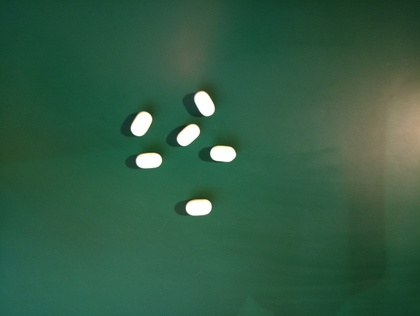
%> input picture Ex5/RV_Ex5_Task3/img_1.jpg, 420 x 316 px, shrunk from 2000 x 1504 before the run
$ octave RV_Ex5_Task3.m   (GNU Octave 9; MATLAB toolbox functions it lacks are replaced by stand-ins)
%> lines starting %> are read from the running program, lines starting %| are printed output that depends on the picture; in (x1, y1, x2, y2) boxes, pixels count from 0 and x2, y2 are one past the last pixel; in counts of white or black regions, pixels touching at a corner belong together; the program's own positions count from 1
% Clear Workspace
clc;
clear;
close all;

% Load Image
img_1 = rgb2gray(imread('img_1.jpg'));
%> img_1: size 316x420 uint8; min 32, max 255, mean 77.1
img_2 = rgb2gray(imread('img_2.jpg'));
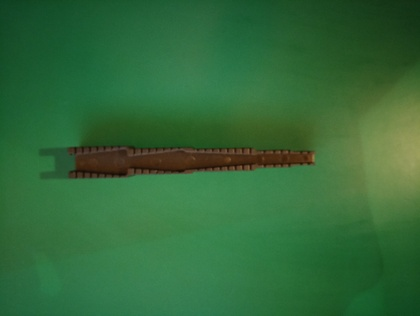
%> input picture Ex5/RV_Ex5_Task3/img_2.jpg, 420 x 316 px, shrunk from 2000 x 1504 before the run
%> img_2: size 316x420 uint8; min 13, max 151, mean 83.2
img_3 = rgb2gray(imread('img_3.jpg'));
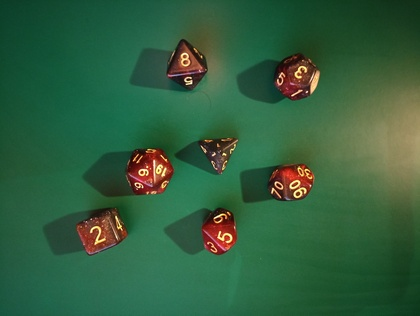
%> input picture Ex5/RV_Ex5_Task3/img_3.jpg, 420 x 316 px, shrunk from 2000 x 1504 before the run
%> img_3: size 316x420 uint8; min 9, max 247, mean 77.6

% Parameters
M = [13, 13];
n = 1;

% Show Results
show(img_1, 130, M, n);
show(img_2, 50, M, n);
show(img_3, 70, M, n);

% Function
function val_1 = binearization(I, T)
%> called with T = 130
    [width, height, ~] = size(I);
%> width = 316; height = 420
    val_1 = zeros(width, height);

    for i=1:1:width
        for j=1:1:height
            if (I(i,j) > T)
                val_1(i,j) = 1;
            else
                val_1(i,j) = 0;
            end
        end
    end
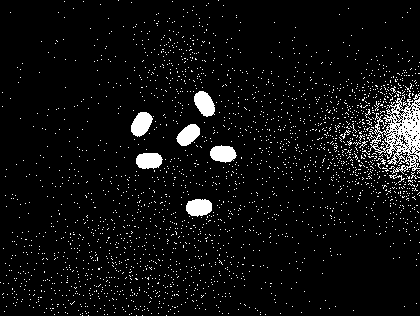
%> val_1: size 316x420 double; values 0 (black) and 1 (white), 5.5% white; 2452 white regions (2442 under 20 px), largest, box (x1, y1, x2, y2) and area: (368, 93, 420, 174) 1780, (194, 91, 215, 117) 379, (131, 112, 153, 137) 377
end

function show(I, T, M , n)
    I_gaussian = imnoise(I, 'gaussian', n/100);
    I_impulse = imnoise(I, 'salt & pepper', n/100);

    figure;
    subplot(2,2,1), imshow(I_gaussian);
    title('noise');
    subplot(2,2,2), imshow(binearization(I_gaussian,T));
    title('without');
    subplot(2,2,3), imshow(binearization(imfilter(I_gaussian, fspecial('average', M)), T));
%> after the loop in binearization (call 2), `for i=1:1:width`: val_1: size 316x420 double; values 0 (black) and 1 (white), 3.1% white; 7 white regions, largest, box (x1, y1, x2, y2) and area: (383, 99, 416, 166) 1527, (185, 198, 213, 219) 458, (131, 111, 154, 138) 431
    title('average');
    subplot(2,2,4), imshow(binearization(imfilter(I_gaussian, fspecial('gaussian', M)), T));
%> after the loop in binearization (call 3), `for i=1:1:width`: val_1: size 316x420 double; values 0 (black) and 1 (white), 3.5% white; 403 white regions (395 under 20 px), largest, box (x1, y1, x2, y2) and area: (375, 94, 420, 172) 1667, (194, 91, 215, 117) 381, (131, 112, 153, 137) 380
    title('gaussian');

    figure;
    subplot(2,2,1), imshow(I_impulse);
    title('noise');
    subplot(2,2,2), imshow(binearization(I_impulse,T));
%> after the loop in binearization (call 4), `for i=1:1:width`: val_1: size 316x420 double; values 0 (black) and 1 (white), 3.4% white; 634 white regions (627 under 20 px), largest, box (x1, y1, x2, y2) and area: (386, 99, 420, 164) 1743, (131, 111, 152, 136) 374, (186, 199, 212, 216) 373
    title('without');
    subplot(2,2,3), imshow(binearization(imfilter(I_impulse, fspecial('average', M)), T));
%> after the loop in binearization (call 5), `for i=1:1:width`: val_1: size 316x420 double; values 0 (black) and 1 (white), 3% white; 7 white regions, largest, box (x1, y1, x2, y2) and area: (386, 101, 416, 162) 1371, (185, 198, 213, 218) 452, (130, 111, 154, 137) 431
    title('average');
    subplot(2,2,4), imshow(binearization(imfilter(I_impulse, fspecial('gaussian', M)), T));
%> after the loop in binearization (call 6), `for i=1:1:width`: val_1: size 316x420 double; values 0 (black) and 1 (white), 3.4% white; 634 white regions (627 under 20 px), largest, box (x1, y1, x2, y2) and area: (385, 100, 420, 164) 1703, (186, 199, 212, 216) 376, (194, 91, 215, 117) 374
%> after the loop in binearization (call 7), `for i=1:1:width`: val_1: size 316x420 double; values 0 (black) and 1 (white), 86.5% white; black in thin lines or dots
%> after the loop in binearization (call 8), `for i=1:1:width`: val_1: size 316x420 double; values 0 (black) and 1 (white), 95.3% white; 28 black regions (23 under 20 px), largest, box (x1, y1, x2, y2) and area: (0, 0, 420, 316) 4353, (234, 208, 420, 316) 896, (75, 160, 222, 174) 842, (236, 158, 250, 163) 46, (104, 315, 130, 316) 26
%> after the loop in binearization (call 9), `for i=1:1:width`: val_1: size 316x420 double; values 0 (black) and 1 (white), 91.8% white; black in thin lines or dots
%> after the loop in binearization (call 10), `for i=1:1:width`: val_1: size 316x420 double; values 0 (black) and 1 (white), 95% white; 660 black regions (652 under 20 px), largest, box (x1, y1, x2, y2) and area: (330, 0, 420, 53) 2535, (69, 150, 312, 178) 2533, (69, 145, 176, 154) 314
%> after the loop in binearization (call 11), `for i=1:1:width`: val_1: size 316x420 double; values 0 (black) and 1 (white), 94.2% white; 11 black regions (6 under 20 px), largest, box (x1, y1, x2, y2) and area: (0, 0, 420, 316) 5093, (76, 157, 249, 175) 1378, (216, 211, 420, 316) 1005, (78, 149, 96, 158) 66, (261, 157, 282, 161) 57
%> after the loop in binearization (call 12), `for i=1:1:width`: val_1: size 316x420 double; values 0 (black) and 1 (white), 95% white; 644 black regions (638 under 20 px), largest, box (x1, y1, x2, y2) and area: (308, 0, 420, 60) 2523, (69, 150, 312, 178) 2464, (70, 145, 175, 154) 311, (0, 0, 69, 18) 290, (386, 281, 420, 316) 142, (0, 19, 4, 65) 57
%> call 3 of show, with T = 70, M = [13 13], n = 1
%> in show (call 3), `I_impulse = imnoise(I, 'salt & pepper', n/100);`:
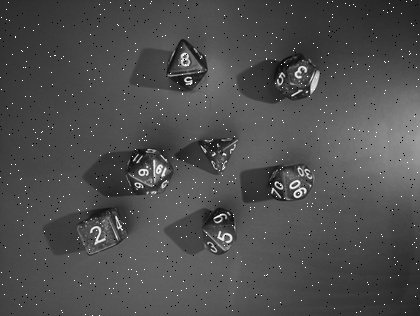
%> I_impulse: size 316x420 uint8; min 0, max 255, mean 78.1
%> after the loop in binearization (call 13), `for i=1:1:width`: val_1: size 316x420 double; values 0 (black) and 1 (white), 60.5% white; black in thin lines or dots
%> after the loop in binearization (call 14), `for i=1:1:width`: val_1: size 316x420 double; values 0 (black) and 1 (white), 67% white; 54 black regions (45 under 20 px), largest, box (x1, y1, x2, y2) and area: (0, 0, 420, 316) 34577, (44, 133, 228, 253) 5822, (134, 39, 190, 92) 1179
%> after the loop in binearization (call 15), `for i=1:1:width`:
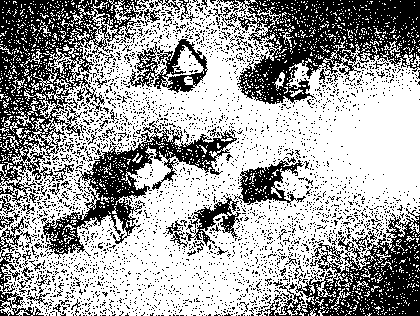
%> val_1: size 316x420 double; values 0 (black) and 1 (white), 63.1% white; 3062 black regions (2980 under 20 px), largest, box (x1, y1, x2, y2) and area: (0, 0, 147, 209) 10573, (236, 0, 420, 104) 10317, (256, 208, 420, 316) 6773
%> after the loop in binearization (call 16), `for i=1:1:width`: val_1: size 316x420 double; values 0 (black) and 1 (white), 61.8% white; 582 black regions (570 under 20 px), largest, box (x1, y1, x2, y2) and area: (0, 0, 171, 316) 15538, (221, 0, 420, 104) 13080, (273, 217, 420, 316) 8725
%> after the loop in binearization (call 17), `for i=1:1:width`:
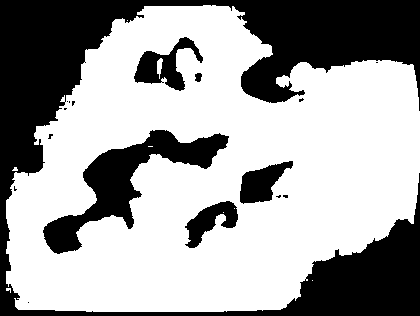
%> val_1: size 316x420 double; values 0 (black) and 1 (white), 63.8% white; 17 black regions (11 under 20 px), largest, box (x1, y1, x2, y2) and area: (0, 0, 420, 316) 37670, (43, 130, 229, 254) 6391, (134, 37, 203, 91) 1501, (240, 161, 293, 204) 1243, (185, 201, 238, 248) 1152, (195, 73, 202, 82) 50
%> after the loop in binearization (call 18), `for i=1:1:width`:
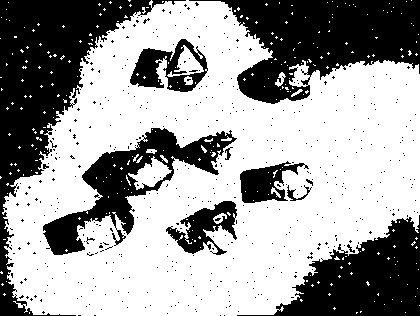
%> val_1: size 316x420 double; values 0 (black) and 1 (white), 62.2% white; 493 black regions (481 under 20 px), largest, box (x1, y1, x2, y2) and area: (0, 0, 186, 316) 15370, (189, 0, 420, 104) 12956, (237, 215, 420, 316) 8703
    title('gaussian');
end
